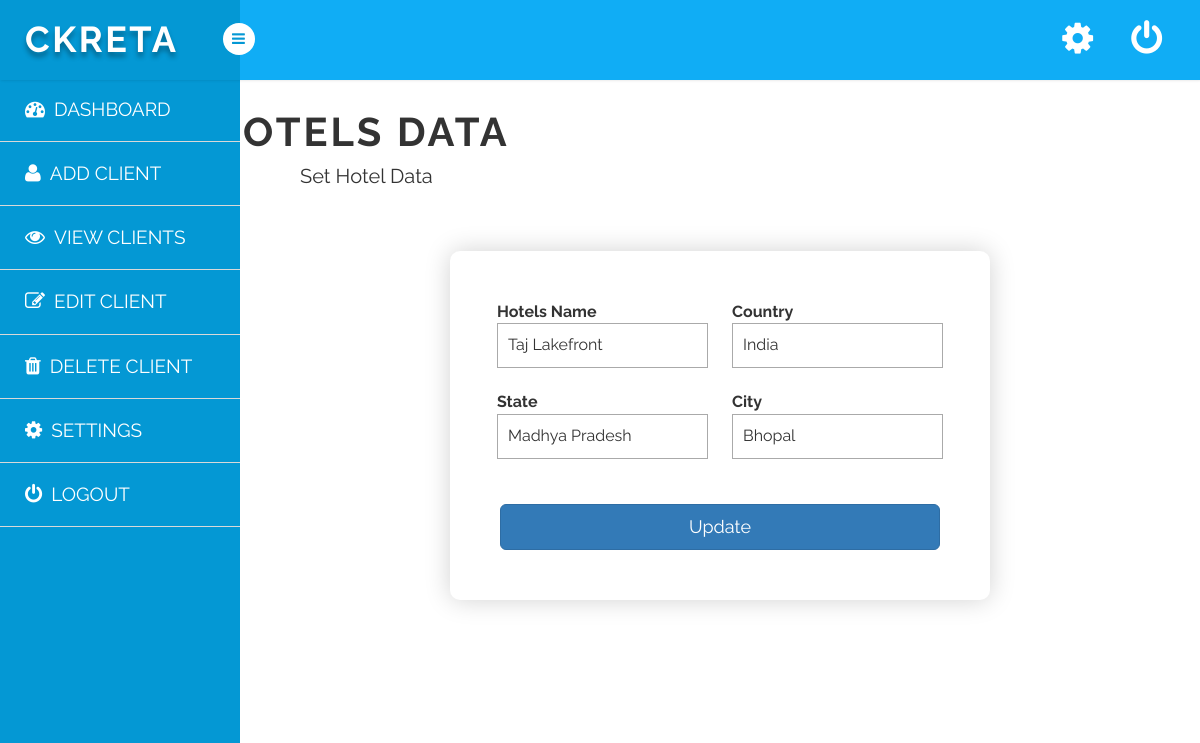
/client/update_hotel.php?upd=2 (signed in), run on the app's committed database.
### tables this page shows
CREATE TABLE `hotels` (
  `user_id` int(11) NOT NULL,
  `trip_id` varchar(255) NOT NULL,
  `hotel_name` varchar(255) NOT NULL,
  `hotel_country` char(255) NOT NULL,
  `hotel_state` char(255) NOT NULL,
  `hotel_city` char(255) NOT NULL
);

### client/update_hotel.php (the view, shortened to what this page needs)
<?php
require("../conn/config.php");
if ((isset($_GET['upd']))) {
    $user_id = $_GET['upd'];
    $query = "SELECT * FROM hotels where user_id=$user_id";
    $fire = mysqli_query($conn, $query) or die("can not database." . mysqli_error($conn));
    $row = mysqli_fetch_assoc($fire);
}
?>
<!DOCTYPE html>
<html>
<link rel="stylesheet" href="add.css">
<link rel="stylesheet" href="https://maxcdn.bootstrapcdn.com/bootstrap/3.3.5/css/bootstrap.min.css">
<link rel="stylesheet"
    href="https://cdnjs.cloudflare.com/ajax/libs/bootstrap-multiselect/0.9.13/css/bootstrap-multiselect.css">
<link rel="stylesheet" href="https://maxcdn.bootstrapcdn.com/bootstrap/3.4.1/css/bootstrap.min.css">
<link href="https://cdn.jsdelivr.net/npm/bootstrap@5.1.3/dist/css/bootstrap.min.css" rel="stylesheet"
>
<link rel="stylesheet" href="https://cdnjs.cloudflare.com/ajax/libs/font-awesome/4.7.0/css/font-awesome.min.css">
<link rel="stylesheet" href="../css/setting.css">
<link rel="stylesheet" href="../css/main.css">
<body>
    <?php include '../include/side.php' ?>
    <section id="container">
        <section id="main-content">
            <section class="wrapper">
                <div class="panel-body ">
                    <h1 class="set1">HOTELS DATA</h1>
                    <p class="set my-2">Set Hotel Data</p>
                    <form id="regForm1"  action="" method="post">
                                <div class="row">
                                    <div class="col-6">
                                    <label>Hotels Name</label><br>
                                     <input value="<?php echo $row['hotel_name'] ?>" type="text" name="hotel_name" placeholder="Flight Name">
                                    </div>
                                    <div class="col-6">
                                    <label>Country</label><br>
                                      <input value="<?php echo $row['hotel_country'] ?>" type="text" name="hotel_country" placeholder="Layover">
                                    </div>
                                </div>
                                <br>
                                <div class="row">
                                    <div class="col-6">
                                    <label>State</label><br>
                                     <input value="<?php echo $row['hotel_state'] ?>" type="text" name="hotel_state" placeholder="Flight From">
                                    </div>
                                    <div class="col-6">
                                    <label>City</label><br>
                                     <input value="<?php echo $row['hotel_city'] ?>" type="text" name="hotel_city" placeholder="Flight To">
                                        </div>
                                </div>
                                <br>
                         <br>
                        <button type="submit" name="hoteltupdate" class="btn btn-primary btn-lg btn-block" style="color: white;">Update</button>
                    </form>
                </div>
        </section>
    </section>
</section>
<?php include '../include/footer.php' ?>

### client/add.css (style rules this page uses)
* { box-sizing: border-box; }
body { background-color: #f1f1f1; }
#regForm1 { background-color: #ffffff; margin: 100px auto; font-family: Raleway; padding: 40px; width: 60%; min-width: 300px; }
h1 { text-align: center; }
input { padding: 10px; width: 100%; font-size: 17px; font-family: Raleway; border: 1px solid #aaaaaa; }
button { background-color: #10ADF5; color: #ffffff; border: none; padding: 10px 20px; font-size: 17px; font-family: Raleway; cursor: pointer; }
#regForm1 { box-shadow: 0px 0px 26px 0px rgb(0 0 0 / 18%) !important; padding: 50px !important; background-color: #ffffff !important; border-radius: 10px; margin-top: 60px; }

### css/setting.css (style rules this page uses)
h1.set1 { margin-left: -720px; font-size: 40px; font-weight: bold; letter-spacing: 3px; }
p.set { margin-left: 30px; font-size: 20px; }

### css/style.css (style rules this page uses)
h4, h5, h6, h1, h2, h3 { margin: 0; }
p { margin: 0; }
html, body { font-family: 'Roboto', sans-serif; font-size: 100%; overflow-x: hidden; font-family: 'Raleway', sans-serif; background-size:cover; }
h1,h2,h3,h4,h5,h6 { margin:0; }
p { margin:0; }
ul,label { margin:0; padding:0; }
#main-content { margin-left:240px; -webkit-transition:all .3s ease-in-out; -moz-transition:all .3s ease-in-out; -o-transition:all .3s ease-in-out; transition:all .3s ease-in-out; }
.wrapper { display:inline-block; margin-top:80px; padding:15px; width:100%; }

### data on the page
hotels: hotel_name "Taj Lakefront", hotel_country "India", hotel_state "Madhya Pradesh", hotel_city "Bhopal"
